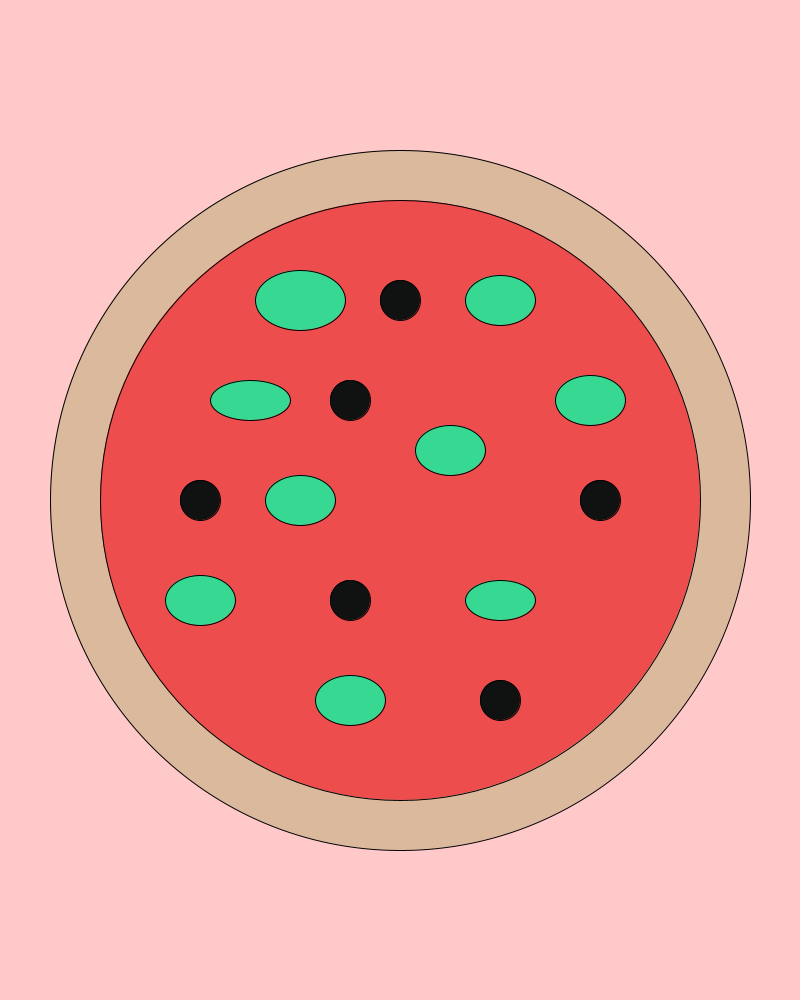
Frame 1 (no input)
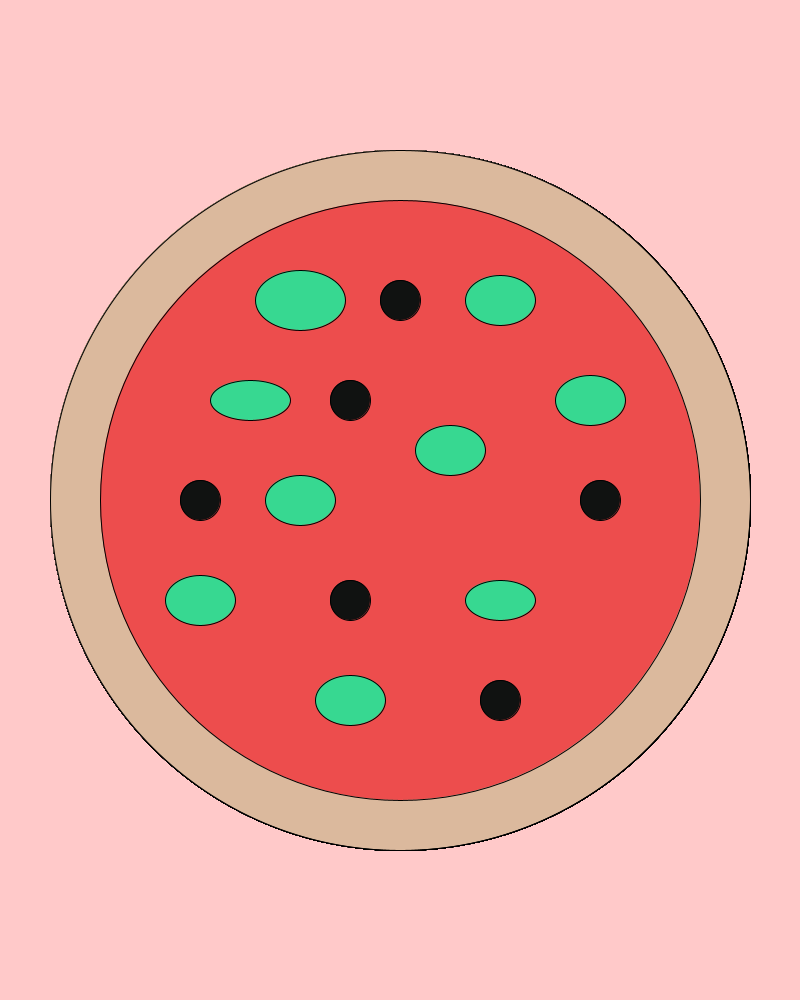
Frame 60 (the mouse pressed at the canvas centre just before this capture)
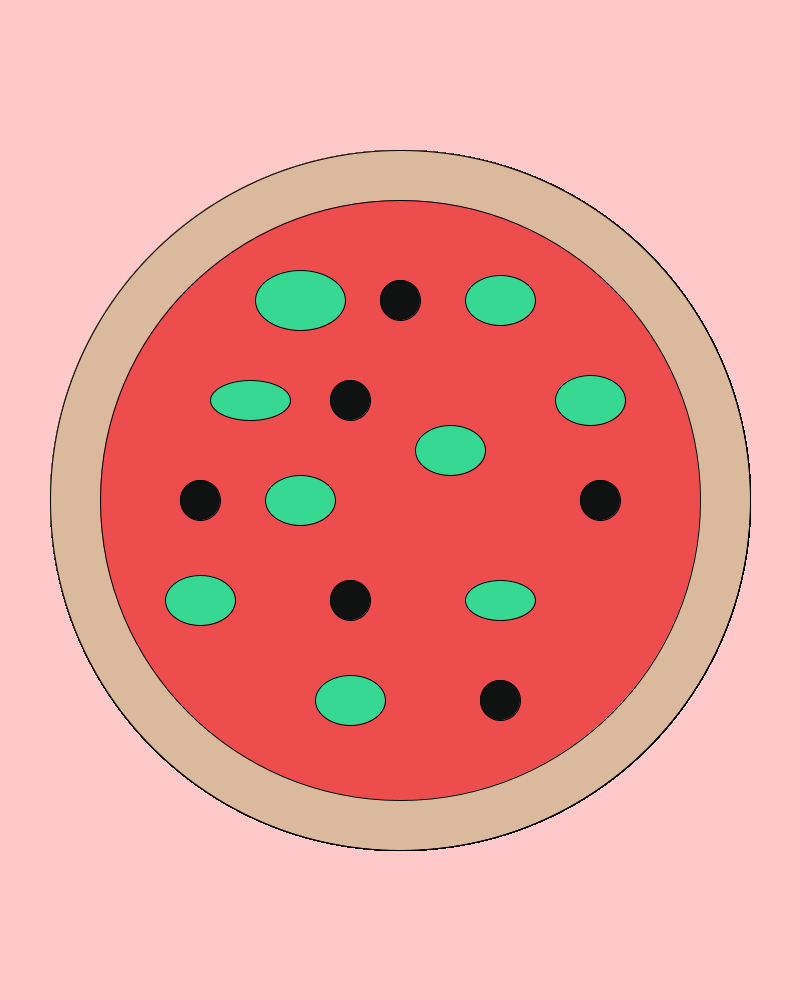
Frame 120 (the mouse held since frame 60 and released just before this capture)

The Processing sketch that drew these frames (run headless with seeded random() and noise(); from frame 60 on, the mouse is pressed at the canvas centre):

// Processing sketch: sketch_01_ugly_pizza
// ── sketch_01_ugly_pizza.pde
void setup () {
  size (800, 1000);
  background (#FFC9C9);
}

void draw () {
  fill (#DBB99D);
  circle (400, 500, 700);
  fill (#ED4D4D);
  circle (400, 500, 600);
  fill (#37D891);
  ellipse (300, 300, 90, 60);
  ellipse (450, 450, 70, 50);
  ellipse (500, 600, 70, 40);
  ellipse (250, 400, 80, 40);
  ellipse (590, 400, 70, 50);
  ellipse (350, 700, 70, 50);
  ellipse (300, 500, 70, 50);
  ellipse (500, 300, 70, 50);
  ellipse (200, 600, 70, 50);
  
  fill (#101211);
  circle (400, 300, 40);
  circle (350, 400, 40);
  circle (200, 500, 40);
  circle (600, 500, 40);
  circle (500, 700, 40);
  circle (350, 600, 40);
}
